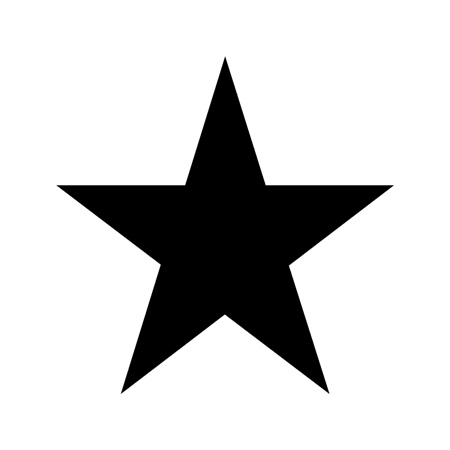
#> input picture images/star.jpg, 450 x 450 px
$ python contour_hierarchy.py   (Python 2 division)   (older library calls are emulated)
#> lines starting #> are read from the running program, lines starting #| are printed output that depends on the picture; after the words box and inside, x2 and y2 are one past the last pixel; in counts of white or black regions, pixels touching at a corner belong together
import cv2
import numpy as np

img = cv2.imread('../images/star.jpg')
#> img is the input picture: shape (450, 450, 3); min 0, max 255, mean 208.2
imgray = cv2.cvtColor(img, cv2.COLOR_BGR2GRAY)
ret,thresh = cv2.threshold(imgray,127,255,0)
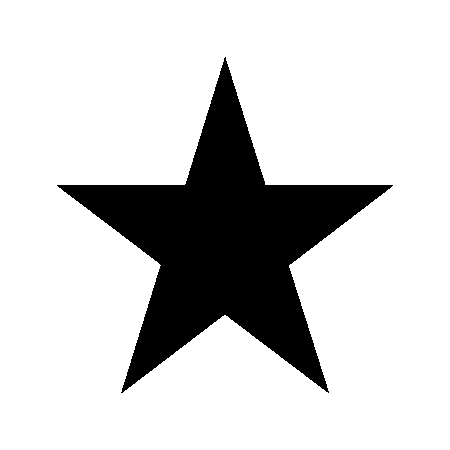
#> thresh: shape (450, 450); 81.6% white; 1 black region
im,contours,hierarchy = cv2.findContours(thresh, 1, 2)
#> contours = 2 contours; box (x1, y1, x2, y2) and area: (0, 0, 450, 450) 201601, (56, 56, 394, 394) 37858

print 'Hierarchy: ', hierarchy
#| Hierarchy:  [[[ 1 -1 -1 -1]
#|   [-1  0 -1 -1]]]
